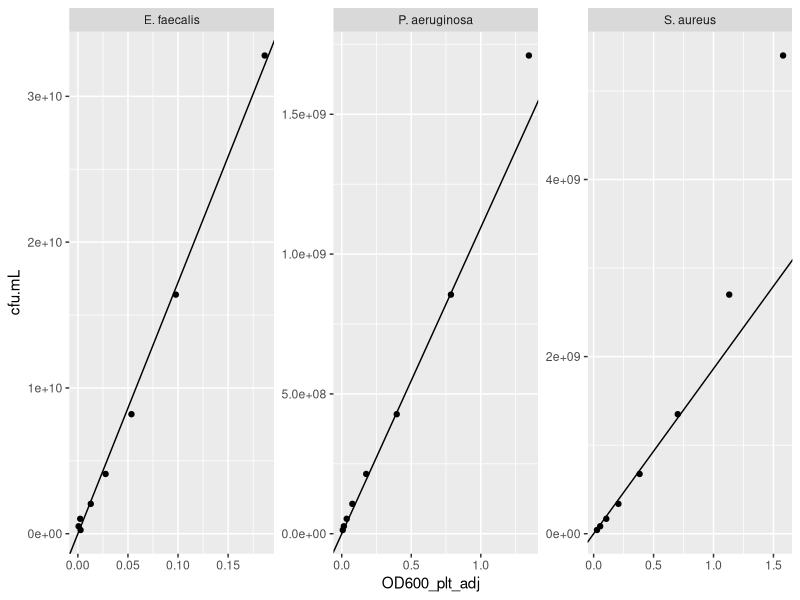
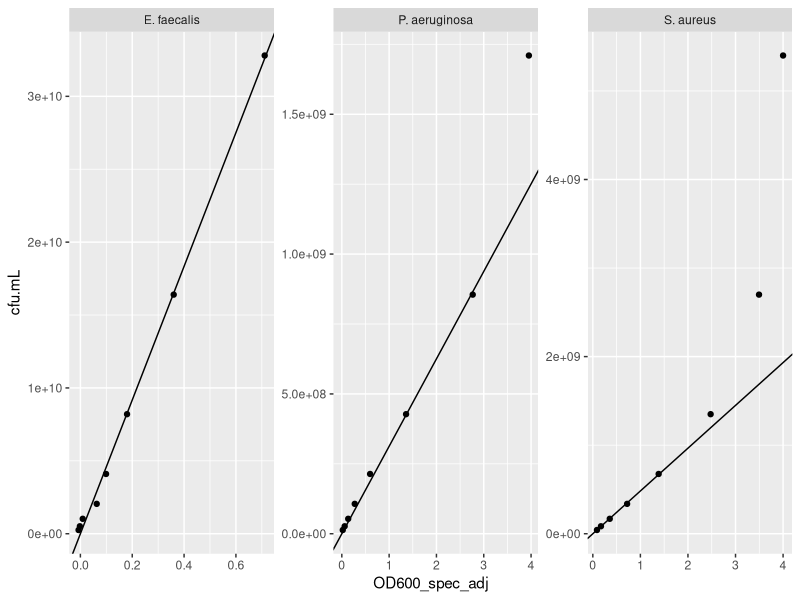
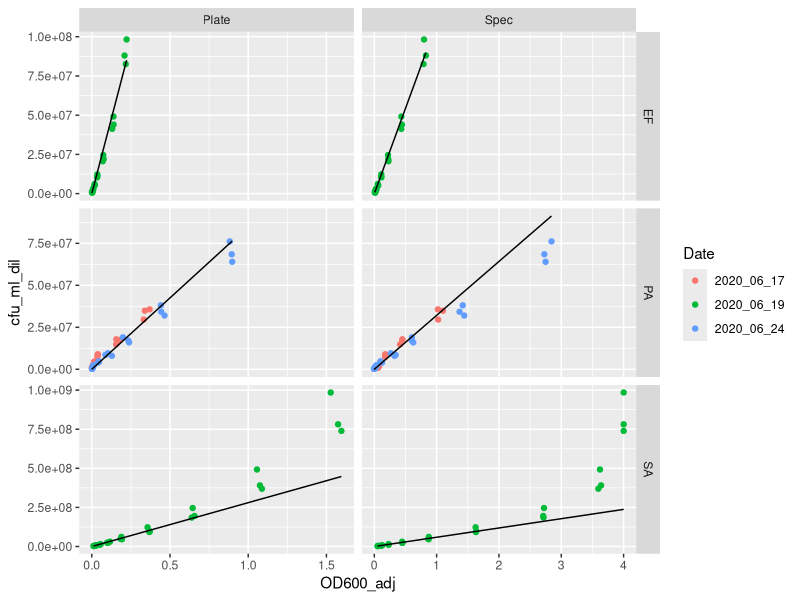
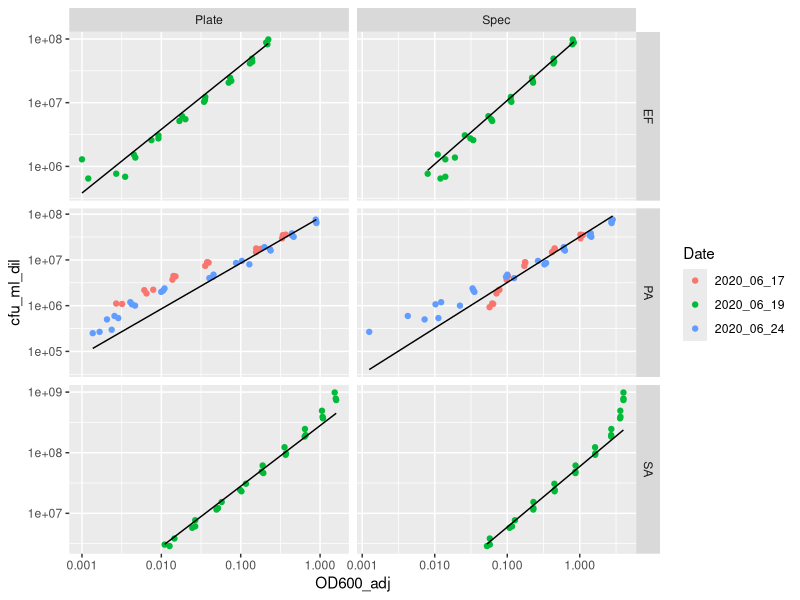

These charts were generated, in order, by the following R code:
library(ggplot2)
library(tidyr)
library(dplyr)

##2020-02-17 std curve ----
data <- read.csv("2020-02-17 PA SA EF Std Curve Tidy.csv")

data$OD600_plt_adj <- data$OD600_plt-data$OD600_plt[data$Bacteria == "Blank"]
data$OD600_spec_adj <- data$OD600_spec-data$OD600_spec[data$Bacteria == "Blank"]

pa_std_curve_plt <- lm(cfu.mL ~ OD600_plt_adj + 0,
                   data[data$Bacteria == "P. aeruginosa" &
                          data$OD600_plt_adj < 1, ])
sa_std_curve_plt <- lm(cfu.mL ~ OD600_plt_adj + 0,
                   data[data$Bacteria == "S. aureus" &
                          data$OD600_plt_adj < 1, ])
ef_std_curve_plt <- lm(cfu.mL ~ OD600_plt_adj + 0,
                   data[data$Bacteria == "E. faecalis", ])

pa_std_curve_spec <- lm(cfu.mL ~ OD600_spec_adj + 0,
                       data[data$Bacteria == "P. aeruginosa" &
                              data$OD600_spec_adj < 3, ])
sa_std_curve_spec <- lm(cfu.mL ~ OD600_spec_adj + 0,
                       data[data$Bacteria == "S. aureus" &
                              data$OD600_spec_adj < 2, ])
ef_std_curve_spec <- lm(cfu.mL ~ OD600_spec_adj + 0,
                       data[data$Bacteria == "E. faecalis", ])

pa_std_curve_plt
sa_std_curve_plt
ef_std_curve_plt
pa_std_curve_spec
sa_std_curve_spec
ef_std_curve_spec

plot_lines <- data.frame(intercept = 0,
                         Bacteria = c("P. aeruginosa",
                                      "S. aureus",
                                      "E. faecalis"),
                         spec_slope = c(pa_std_curve_spec$coefficients,
                                        sa_std_curve_spec$coefficients,
                                        ef_std_curve_spec$coefficients),
                         plt_slope = c(pa_std_curve_plt$coefficients,
                                       sa_std_curve_plt$coefficients,
                                       ef_std_curve_plt$coefficients))

ggplot(data = data[data$Bacteria != "Blank", ], 
       aes(x = OD600_plt_adj, y = cfu.mL)) +
  geom_point() +
  geom_abline(data = plot_lines, aes(intercept = intercept, slope = plt_slope)) +
  facet_wrap(~Bacteria, scales = "free") +
  NULL

ggplot(data = data[data$Bacteria != "Blank", ], 
       aes(x = OD600_spec_adj, y = cfu.mL)) +
  geom_point() +
  geom_abline(data = plot_lines, aes(intercept = intercept, slope = spec_slope)) +
  facet_wrap(~Bacteria, scales = "free")

##2020-06 standard curve ----
od_2 <- read.csv("2020-06 PA SA EF Std Curve ODs.csv",
                 stringsAsFactors = FALSE)
cfu_2 <- read.csv("2020-06 PA SA EF Std Curve Counts.csv",
                  stringsAsFactors = FALSE)

#Reshape od
od_2 <- pivot_longer(od_2, cols = starts_with("X"),
                     names_to = "dilution", values_to = "OD600")
od_2$od_dilution <- sapply(od_2$dilution, function(x) {substr(x, 2, nchar(x))})

#run calculations
od_2$OD600_adj <- od_2$OD600 - od_2$Blank_avg
cfu_2$cfu_ml <- cfu_2$cfu/cfu_2$Dilution
cfu_2 <- group_by(cfu_2, Date, Bacteria, Rep)
cfu_2_sum <- summarize(cfu_2,
                       cfu_ml_avg = mean(cfu_ml, na.rm = TRUE))

#Join cfu & od data
std_curve2 <- left_join(od_2, cfu_2_sum, 
                        by = c("Date", "Bacteria", "Rep"))
#Calculate cfu/ml in dilution series
std_curve2$cfu_ml_dil <- as.numeric(std_curve2$od_dilution)*std_curve2$cfu_ml_avg
#Drop unneeded cols & rows
std_curve2 <- select(std_curve2, Date, Machine, Bacteria, Rep, 
                     OD600_adj, cfu_ml_dil)
std_curve2 <- std_curve2[complete.cases(std_curve2), ]

#Run linear models
lm2 <- lm(data = std_curve2[(std_curve2$Machine == "Plate" &
                              std_curve2$OD600_adj <= 0.5) |
                              (std_curve2$Machine == "Spec" &
                              std_curve2$OD600_adj <= 1), ],
          cfu_ml_dil ~ OD600_adj:Bacteria:Machine + 0)

#Calc lines
std_curve2$pred_cfu <- predict(lm2, std_curve2)

#Plot data & lines in linear
ggplot(data = std_curve2, 
       aes(x = OD600_adj, y = cfu_ml_dil)) +
  geom_point(aes(color = Date)) +
  facet_grid(Bacteria ~ Machine, scales = "free") +
  geom_line(aes(y = pred_cfu)) +
  # scale_y_continuous(trans = "log10") +
  # scale_x_continuous(trans = "log10") +
  NULL

#Plot data & lines in log-log space
ggplot(data = std_curve2, 
       aes(x = OD600_adj, y = cfu_ml_dil)) +
  geom_point(aes(color = Date)) +
  facet_grid(Bacteria ~ Machine, scales = "free") +
  geom_line(aes(y = pred_cfu)) +
  scale_y_continuous(trans = "log10") +
  scale_x_continuous(trans = "log10") +
  NULL

#Print model information
lm2
